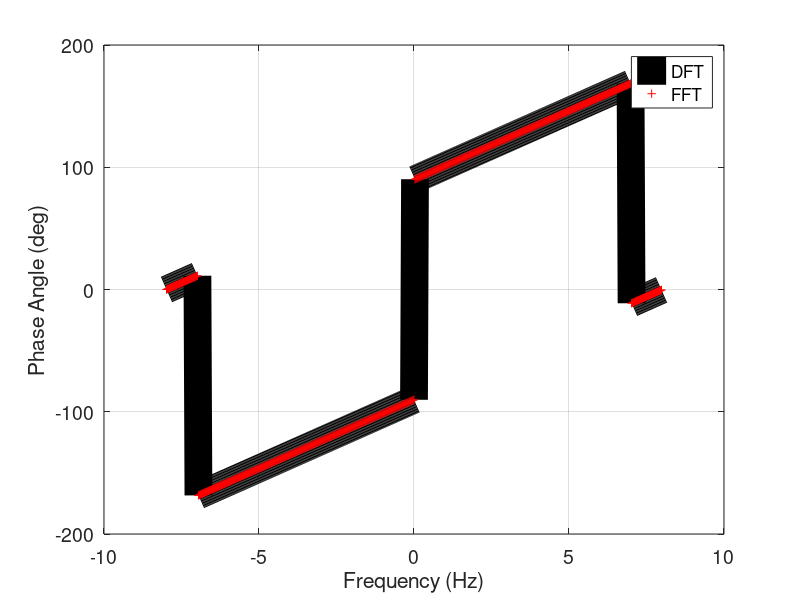
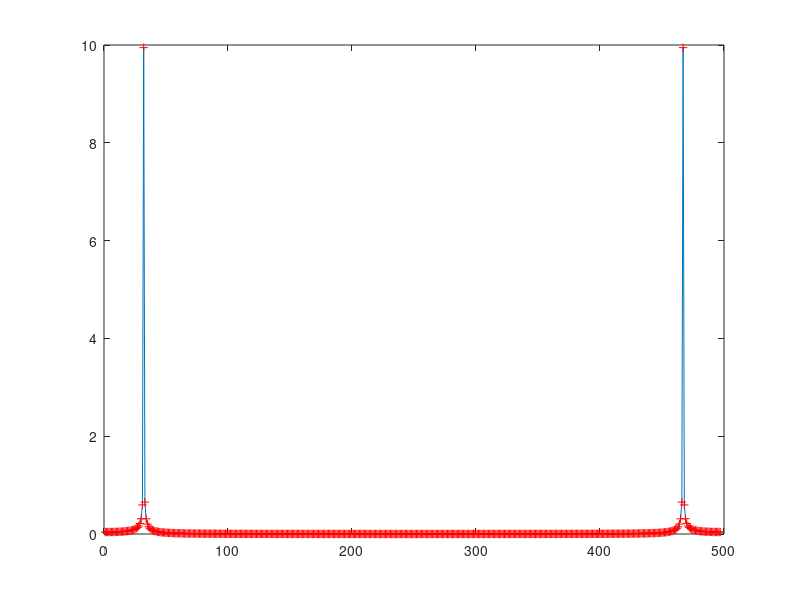

Reproduce these figures in MATLAB, in order.
f = 1; %cosine frequency
A = 20; %cosine amplitude

w = 2*pi*f;
fs = 16; %sample rate in Hz
N = 2; %number of seconds
t = 0:1/fs:(fs*N)-1; %time vector

L = length(t); %length of time
df = fs/L; %frequency spacing
fAxis = (0:df:(fs-df)) - (fs-mod(L,2)*df)/2; %frequency vector


%time domain signal
x = A*cos(w*t);

%FFT of time domain signal
Xfft = fft(x)/L;

%DFT of time domain signal
% n=(-floor(L/2):1:floor(L/2))';
n = 1:L;
k=n';
Xdft = (1/L)*sum(x.*exp(-1i*2*pi*(n-1).*(k-1)/L),2);

figure(1)
clf
plot(fAxis,angle(Xfft)*180/pi,'-k','LineWidth',20); hold on
plot(fAxis,angle(Xdft)*180/pi,'r+');; hold on
grid on;
xlabel('Frequency (Hz)');
ylabel('Phase Angle (deg)')
legend('DFT','FFT')
set(gca,'FontSize',14)

figure(2)
clf
plot(abs(Xfft));
hold on;
plot(abs(Xdft),'r+')
